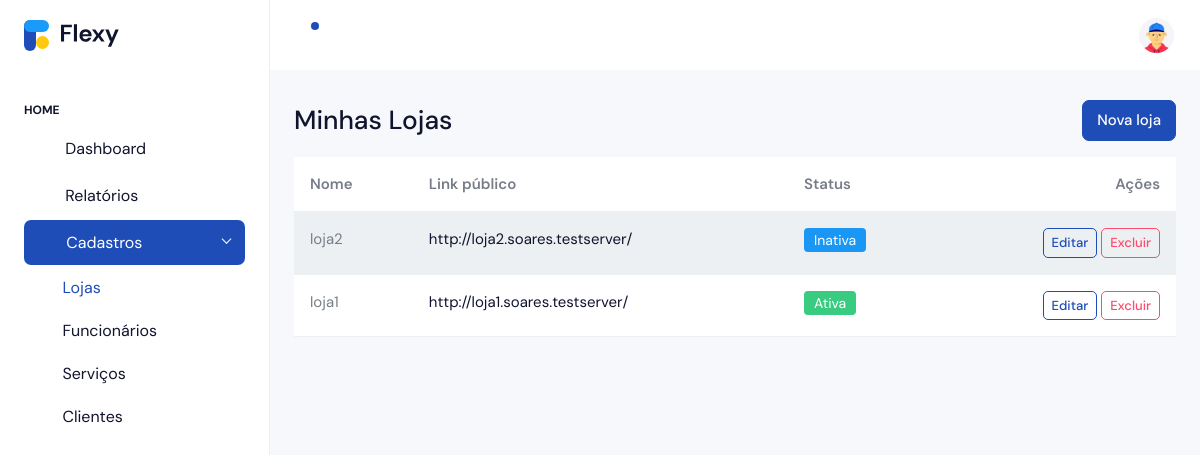
Before: /cadastro/lojas/ (signed in) with the older database file.
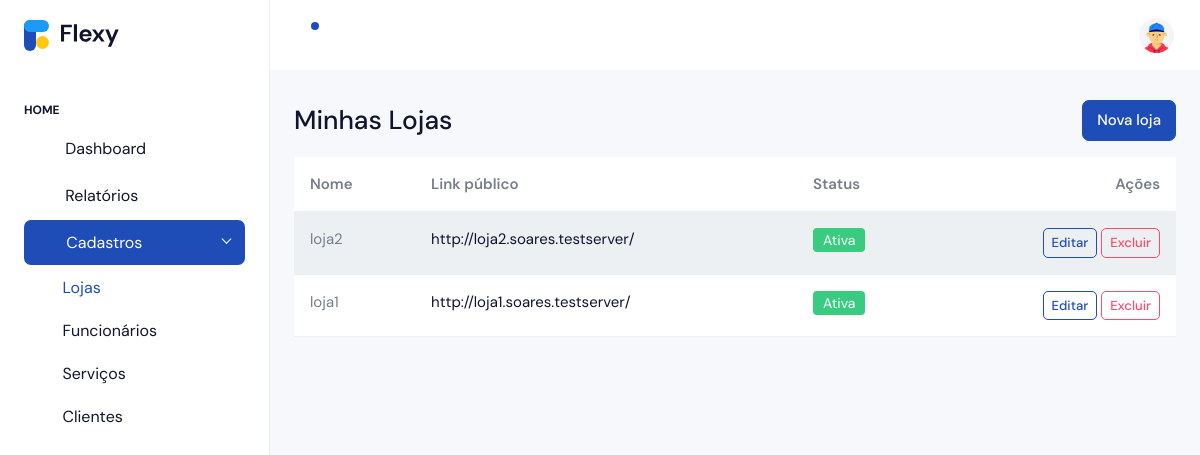
After: the same page with the newer database file.
### apps/cadastro/models.py (models this page shows, shortened)
class Loja(models.Model):
    owner = models.ForeignKey(
        "accounts.User",
        on_delete=models.CASCADE,
        related_name='lojas',
        limit_choices_to={'is_owner': True}
    )
    nome = models.CharField(max_length=120)
    slug = models.SlugField(max_length=140, unique=True, blank=True)
    telefone = models.CharField(max_length=20, blank=True)
    endereco = models.CharField(max_length=200, blank=True)
    ativa = models.BooleanField(default=True)
    criada_em = models.DateTimeField(auto_now_add=True)
    pagamentos_aceitos = models.ManyToManyField(
        FormaPagamento, blank=True, related_name="lojas"
    )
    def get_public_path(self):
        return reverse('accounts:home')
    def get_public_url(self, request=None):
        path = self.get_public_path()
        if not request:
            return path
        host_full = request.get_host()
        if ":" in host_full:
            domain, port = host_full.split(":", 1)
            port = f":{port}"
        else:
            domain, port = host_full, ""
        labels = domain.split(".")
        scheme = "https" if request.is_secure() else "http"
        owner_label = slugify(self.owner.first_name or "") or "owner"
        is_ipv4 = (len(labels) == 4 and all(p.isdigit() for p in labels))
        if labels[-1] == "localhost" or is_ipv4:
            base_domain = "localhost"
        else:
            base_domain = ".".join(labels[-2:]) if len(labels) >= 2 else domain
        rest = f"{owner_label}.{base_domain}"
        return f"{scheme}://{self.slug}.{rest}{port}{path}"

### apps/cadastro/views.py (the view, shortened to what this page needs)
# urls.py: path('lojas/', views.owner_shops, name='owner_shops'),
@login_required
@subscription_required
def owner_shops(request):
    if not getattr(request.user, 'is_owner', False):
        return redirect('accounts:owner_login')
    def _with_public_urls(lojas_qs):
        lojas_list = list(lojas_qs)
        for l in lojas_list:
            l.public_url = l.get_public_url(request)
            l.public_path = l.get_public_path()
        return lojas_list
    target = request.headers.get('HX-Target')
    form = LojaForm(user=request.user)
    lojas = _with_public_urls(request.user.lojas.all().order_by('-criada_em'))
    if request.headers.get('HX-Request') and target != 'content':
        return render(request, 'cadastro/partials/owner_shops.html', {'form': form, 'lojas': lojas})
    return render(request, 'cadastro/owner_shops.html', {'form': form, 'lojas': lojas})

### apps/accounts/models.py (called while the page is built)
    def is_active(self) -> bool:
        return timezone.now() <= self.end_date

### apps/cadastro/templates/cadastro/owner_shops.html (shortened to what this page needs)
{% extends 'accounts/index.html' %}
{% load widget_tweaks %}
{% block content %}
<div class="d-flex justify-content-between align-items-center mb-3">
  <h3 class="m-0">Minhas Lojas</h3>
  <button class="btn btn-primary" data-bs-toggle="modal" data-bs-target="#modalLoja">
    Nova loja
  </button>
</div>
<div id="shops-fragment">
  {% include 'cadastro/partials/owner_shops.html' %}
</div>
{% endblock %}

### apps/cadastro/templates/cadastro/partials/owner_shops.html
<div class="table-responsive">
  <table class="table table-striped">
    <thead>
      <tr><th>Nome</th><th>Link público</th><th>Status</th><th class="text-end">Ações</th></tr>
    </thead>
    <tbody id="lojas-tbody">
      {% for loja in lojas %}
      <tr>
        <td>{{ loja.nome }}</td>
        <td>
          <a href="{{ loja.public_url }}" target="_blank">{{ loja.public_url }}</a>
        </td>
        <td>
          {% if loja.ativa %}
            <span class="badge bg-success">Ativa</span>
          {% else %}
            <span class="badge bg-secondary">Inativa</span>
          {% endif %}
        </td>
        <td class="text-end">
          <button
            class="btn btn-sm btn-outline-primary"
            data-bs-toggle="modal"
            data-bs-target="#modalShell"
            hx-get="{% url 'cadastro:owner_shop_edit' loja.pk %}"
            hx-target="#modalShell .modal-content"
            hx-swap="innerHTML"
          >
            Editar
          </button>
          <button
            class="btn btn-sm btn-outline-danger"
            data-bs-toggle="modal"
            data-bs-target="#modalShell"
            hx-get="{% url 'cadastro:owner_shop_delete' loja.pk %}"
            hx-target="#modalShell .modal-content"
            hx-swap="innerHTML"
          >
            Excluir
          </button>
        </td>
      </tr>
      {% empty %}
      <tr><td colspan="4" class="text-muted">Nenhuma loja ainda.</td></tr>
      {% endfor %}
    </tbody>
  </table>
</div>

Changed rows visible on the page:
changed Loja "loja2": ativa "Inativa" → "Ativa"
